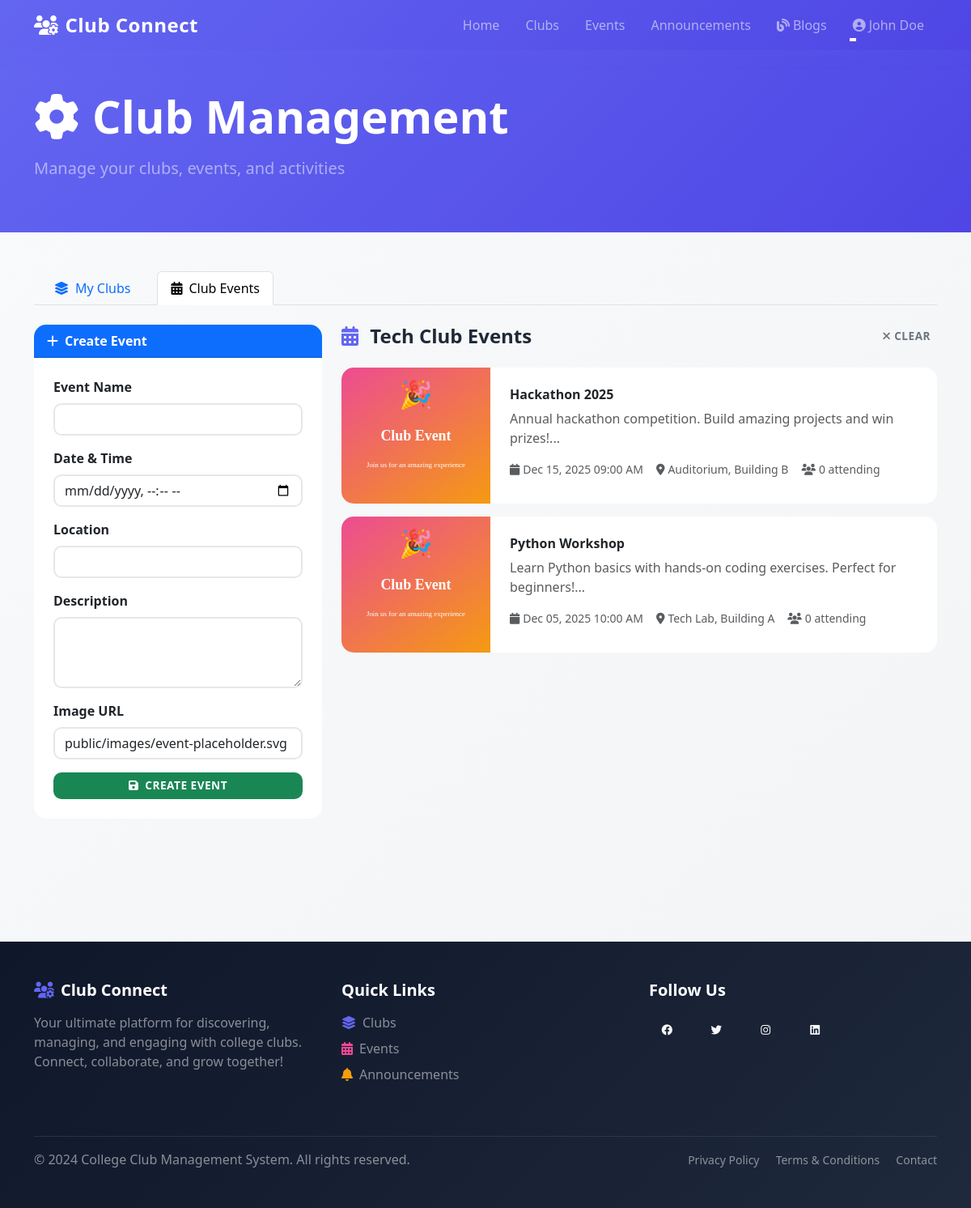
Screenshot of /manage-clubs.php?tab=club-events&club_id=1 (signed in) with the database file from the repository.
### tables this page shows
CREATE TABLE IF NOT EXISTS clubs (
    club_id INT AUTO_INCREMENT PRIMARY KEY,
    club_name VARCHAR(100) NOT NULL,
    description TEXT,
    category VARCHAR(50),
    image_url VARCHAR(255),
    members_count INT DEFAULT 0,
    created_by INT,
    created_at TIMESTAMP DEFAULT CURRENT_TIMESTAMP,
    FOREIGN KEY (created_by) REFERENCES users(user_id) ON DELETE SET NULL
);

CREATE TABLE IF NOT EXISTS events (
    event_id INT AUTO_INCREMENT PRIMARY KEY,
    club_id INT NOT NULL,
    event_name VARCHAR(200) NOT NULL,
    description TEXT,
    event_date DATETIME NOT NULL,
    location VARCHAR(255),
    image_url VARCHAR(255),
    attendees_count INT DEFAULT 0,
    created_at TIMESTAMP DEFAULT CURRENT_TIMESTAMP,
    FOREIGN KEY (club_id) REFERENCES clubs(club_id) ON DELETE CASCADE
);

### manage-clubs.php (the view, shortened to what this page needs)
<?php
include 'includes/header.php';
require_once 'config/db.php';
$tab = $_GET['tab'] ?? 'my-clubs';
$club_id = $_GET['club_id'] ?? null;
$club_events = [];
$selected_club = null;
if ($club_id && $tab === 'club-events') {
    try {
        $stmt = $pdo->prepare('
            SELECT * FROM clubs WHERE club_id = ?
        ');
        $stmt->execute([$club_id]);
        $selected_club = $stmt->fetch();
        $stmt = $pdo->prepare('
            SELECT * FROM events
            WHERE club_id = ?
            ORDER BY event_date DESC
        ');
        $stmt->execute([$club_id]);
        $club_events = $stmt->fetchAll();
    } catch (PDOException $e) {
        $club_events = [];
    }
}
?>
<section class="py-5" style="background: linear-gradient(135deg, #6366f1 0%, #4f46e5 100%); color: white; position: relative; overflow: hidden;">
    <div class="container position-relative" style="z-index: 1;">
        <h1 class="display-4 fw-bold mb-3"><i class="fas fa-cog me-3"></i>Club Management</h1>
        <p class="fs-5 text-white-50">Manage your clubs, events, and activities</p>
    </div>
</section>
<div class="container py-5">
    <ul class="nav nav-tabs mb-4" role="tablist">
        <li class="nav-item">
            <a class="nav-link <?php echo $tab === 'my-clubs' ? 'active' : ''; ?>"
               href="?tab=my-clubs">
                <i class="fas fa-layer-group me-2"></i>My Clubs
            </a>
        </li>
        <li class="nav-item">
            <a class="nav-link <?php echo $tab === 'club-events' ? 'active' : ''; ?>"
               href="?tab=club-events">
                <i class="fas fa-calendar-alt me-2"></i>Club Events
            </a>
        </li>
    </ul>
    <?php if ($tab === 'club-events'): ?>
        <?php if ($selected_club && $club_id): ?>
            <div class="row">
                <div class="col-lg-4 mb-4">
                    <div class="card">
                        <div class="card-header bg-primary text-white fw-bold">
                            <i class="fas fa-plus me-2"></i>Create Event
                        </div>
                        <div class="card-body">
                            <form method="POST">
                                <div class="mb-3">
                                    <label class="form-label fw-bold">Event Name</label>
                                    <input type="text" class="form-control" name="event_name" required>
                                </div>
                                <div class="mb-3">
                                    <label class="form-label fw-bold">Date & Time</label>
                                    <input type="datetime-local" class="form-control" name="event_date" required>
                                </div>
                                <div class="mb-3">
                                    <label class="form-label fw-bold">Location</label>
                                    <input type="text" class="form-control" name="location" required>
                                </div>
                                <div class="mb-3">
                                    <label class="form-label fw-bold">Description</label>
                                    <textarea class="form-control" name="description" rows="3"></textarea>
                                </div>
                                <div class="mb-3">
                                    <label class="form-label fw-bold">Image URL</label>
                                    <input type="url" class="form-control" name="image_url"
                                           value="public/images/event-placeholder.svg">
                                </div>
                                <button type="submit" class="btn btn-success w-100">
                                    <i class="fas fa-save me-2"></i>Create Event
                                </button>
                            </form>
                        </div>
                    </div>
                </div>
                <div class="col-lg-8">
                    <div class="d-flex justify-content-between align-items-center mb-4">
                        <h4 class="fw-bold mb-0">
                            <i class="fas fa-calendar-alt me-2" style="color: #6366f1;"></i>
                            <?php echo htmlspecialchars($selected_club['club_name']); ?> Events
                        </h4>
                        <a href="?tab=club-events" class="btn btn-sm btn-outline-secondary">
                            <i class="fas fa-times me-1"></i>Clear
                        </a>
                    </div>
                    <?php if (!empty($club_events)): ?>
                        <div class="row g-3">
                            <?php foreach ($club_events as $event): ?>
                                <div class="col-12">
                                    <div class="card">
                                        <div class="row g-0">
                                            <div class="col-md-3">
                                                <img src="<?php echo htmlspecialchars($event['image_url']); ?>"
                                                     class="img-fluid rounded-start h-100"
                                                     style="object-fit: cover; min-height: 150px;"
                                                     alt="<?php echo htmlspecialchars($event['event_name']); ?>">
                                            </div>
                                            <div class="col-md-9">
                                                <div class="card-body">
                                                    <h6 class="card-title fw-bold"><?php echo htmlspecialchars($event['event_name']); ?></h6>
                                                    <p class="card-text text-muted"><?php echo htmlspecialchars(substr($event['description'], 0, 100)) . '...'; ?></p>
                                                    <div class="d-flex flex-wrap gap-3 mb-2">
                                                        <small class="text-muted">
                                                            <i class="fas fa-calendar me-1"></i><?php echo date('M d, Y h:i A', strtotime($event['event_date'])); ?>
                                                        </small>
                                                        <small class="text-muted">
                                                            <i class="fas fa-map-marker-alt me-1"></i><?php echo htmlspecialchars($event['location']); ?>
                                                        </small>
                                                        <small class="text-muted">
                                                            <i class="fas fa-users me-1"></i><?php echo $event['attendees_count']; ?> attending
                                                        </small>
                                                    </div>
                                                </div>
                                            </div>
                                        </div>
                                    </div>
                                </div>
                            <?php endforeach; ?>
                        </div>
                    <?php endif; ?>
                </div>
            </div>
        <?php endif; ?>
    <?php endif; ?>
</div>
<?php include 'includes/footer.php'; ?>

### public/css/style.css (style rules this page uses)
:root { --primary-color: #6366f1; --secondary-color: #ec4899; --danger-color: #dc2626; --success-color: #10b981; --warning-color: #f59e0b; --dark-bg: #0f172a; }
* { margin: 0; padding: 0; box-sizing: border-box; }
html { scroll-behavior: smooth; }
body { font-family: 'Segoe UI', Tahoma, Geneva, Verdana, sans-serif; background: linear-gradient(135deg, #f9fafb 0%, #f3f4f6 100%); color: #1f2937; min-height: 100vh; }
.card { transition: all 0.4s cubic-bezier(0.23, 1, 0.320, 1); border: none; border-radius: 15px; overflow: hidden; background: white; animation: fadeIn 0.6s ease-out forwards; }
.card:nth-child(1) { animation-delay: 0.1s; }
.card-body { padding: 1.5rem; }
.btn { transition: all 0.3s ease; border-radius: 10px; font-weight: 600; letter-spacing: 0.5px; text-transform: uppercase; font-size: 0.85rem; border: none; position: relative; overflow: hidden; }
.btn::before { content: ''; position: absolute; top: 50%; left: 50%; width: 0; height: 0; border-radius: 50%; background: rgba(255, 255, 255, 0.3); transform: translate(-50%, -50%); transition: width 0.6s, height 0.6s; }
.nav-link { transition: all 0.3s ease; position: relative; margin: 0 0.5rem; font-weight: 500; }
.nav-link::after { content: ''; position: absolute; bottom: 0; left: 0; width: 0; height: 2px; background: white; transition: width 0.3s ease; }
.nav-link:hover::after, .nav-link.active::after { width: 100%; }
section { animation: slideInUp 0.6s ease-out; }
.form-control, .form-select { border: 2px solid #e5e7eb; border-radius: 10px; transition: all 0.3s ease; font-weight: 500; }

### rows the page displays
clubs: club_name "Tech Club"
events: image_url (placeholder picture), event_name "Hackathon 2025", description "Annual hackathon competition. Build amazing projects and win prizes!", event_date "Dec 15, 2025 09:00 AM", location "Auditorium, Building B", attendees_count "0"
events: image_url (placeholder picture), event_name "Python Workshop", description "Learn Python basics with hands-on coding exercises. Perfect for beginners!", event_date "Dec 05, 2025 10:00 AM", location "Tech Lab, Building A", attendees_count "0"

### other values shown
$user_name "John Doe"
